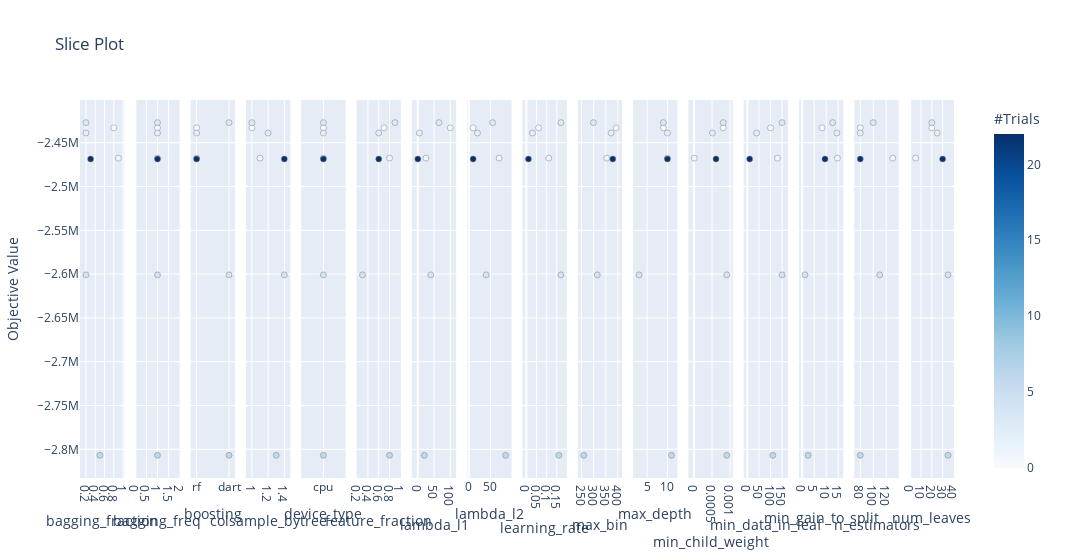

The cell this chart's notebook holds for it:
### Code cell
optuna.visualization.plot_slice(tuning.study)

### Figure 1 — Plotly figure (JSON) as saved in the notebook; plotly's stock layout.template omitted (floating-point values rounded to 4 significant figures)
{"data": [{"marker": {"color": [0, 1, 2, 3, 4, 6, 22], "colorbar": {"title": {"text": "#Trials"}, "x": 1, "xpad": 40}, "colorscale": [[0, "rgb(247,251,255)"], [0.125, "rgb(222,235,247)"], [0.25, "rgb(198,219,239)"], [0.375, "rgb(158,202,225)"], [0.5, "rgb(107,174,214)"], [0.625, "rgb(66,146,198)"], [0.75, "rgb(33,113,181)"], [0.875, "rgb(8,81,156)"], [1, "rgb(8,48,107)"]], "line": {"color": "Grey", "width": 0.5}, "showscale": true}, "mode": "markers", "showlegend": false, "type": "scatter", "x": [0.8, 0.9, 0.2, 0.2, 0.2, 0.5, 0.3], "xaxis": "x", "y": [-2433000.0, -2467607, -2439000.0, -2427000.0, -2601000.0, -2807000.0, -2469000.0], "yaxis": "y"}, {"marker": {"color": [0, 1, 2, 3, 4, 6, 22], "colorbar": {"title": {"text": "#Trials"}, "x": 1, "xpad": 40}, "colorscale": [[0, "rgb(247,251,255)"], [0.125, "rgb(222,235,247)"], [0.25, "rgb(198,219,239)"], [0.375, "rgb(158,202,225)"], [0.5, "rgb(107,174,214)"], [0.625, "rgb(66,146,198)"], [0.75, "rgb(33,113,181)"], [0.875, "rgb(8,81,156)"], [1, "rgb(8,48,107)"]], "line": {"color": "Grey", "width": 0.5}, "showscale": false}, "mode": "markers", "showlegend": false, "type": "scatter", "x": [1, 1, 1, 1, 1, 1, 1], "xaxis": "x2", "y": [-2433000.0, -2467607, -2439000.0, -2427000.0, -2601000.0, -2807000.0, -2469000.0], "yaxis": "y2"}, {"marker": {"color": [0, 1, 2, 3, 4, 6, 22], "colorbar": {"title": {"text": "#Trials"}, "x": 1, "xpad": 40}, "colorscale": [[0, "rgb(247,251,255)"], [0.125, "rgb(222,235,247)"], [0.25, "rgb(198,219,239)"], [0.375, "rgb(158,202,225)"], [0.5, "rgb(107,174,214)"], [0.625, "rgb(66,146,198)"], [0.75, "rgb(33,113,181)"], [0.875, "rgb(8,81,156)"], [1, "rgb(8,48,107)"]], "line": {"color": "Grey", "width": 0.5}, "showscale": false}, "mode": "markers", "showlegend": false, "type": "scatter", "x": ["rf", "rf", "rf", "dart", "dart", "dart", "rf"], "xaxis": "x3", "y": [-2433000.0, -2467607, -2439000.0, -2427000.0, -2601000.0, -2807000.0, -2469000.0], "yaxis": "y3"}, {"marker": {"color": [0, 1, 2, 3, 4, 6, 22], "colorbar": {"title": {"text": "#Trials"}, "x": 1, "xpad": 40}, "colorscale": [[0, "rgb(247,251,255)"], [0.125, "rgb(222,235,247)"], [0.25, "rgb(198,219,239)"], [0.375, "rgb(158,202,225)"], [0.5, "rgb(107,174,214)"], [0.625, "rgb(66,146,198)"], [0.75, "rgb(33,113,181)"], [0.875, "rgb(8,81,156)"], [1, "rgb(8,48,107)"]], "line": {"color": "Grey", "width": 0.5}, "showscale": false}, "mode": "markers", "showlegend": false, "type": "scatter", "x": [1, 1.1, 1.2, 1, 1.4, 1.3, 1.4], "xaxis": "x4", "y": [-2433000.0, -2467607, -2439000.0, -2427000.0, -2601000.0, -2807000.0, -2469000.0], "yaxis": "y4"}, {"marker": {"color": [0, 1, 2, 3, 4, 6, 22], "colorbar": {"title": {"text": "#Trials"}, "x": 1, "xpad": 40}, "colorscale": [[0, "rgb(247,251,255)"], [0.125, "rgb(222,235,247)"], [0.25, "rgb(198,219,239)"], [0.375, "rgb(158,202,225)"], [0.5, "rgb(107,174,214)"], [0.625, "rgb(66,146,198)"], [0.75, "rgb(33,113,181)"], [0.875, "rgb(8,81,156)"], [1, "rgb(8,48,107)"]], "line": {"color": "Grey", "width": 0.5}, "showscale": false}, "mode": "markers", "showlegend": false, "type": "scatter", "x": ["cpu", "cpu", "cpu", "cpu", "cpu", "cpu", "cpu"], "xaxis": "x5", "y": [-2433000.0, -2467607, -2439000.0, -2427000.0, -2601000.0, -2807000.0, -2469000.0], "yaxis": "y5"}, {"marker": {"color": [0, 1, 2, 3, 4, 6, 22], "colorbar": {"title": {"text": "#Trials"}, "x": 1, "xpad": 40}, "colorscale": [[0, "rgb(247,251,255)"], [0.125, "rgb(222,235,247)"], [0.25, "rgb(198,219,239)"], [0.375, "rgb(158,202,225)"], [0.5, "rgb(107,174,214)"], [0.625, "rgb(66,146,198)"], [0.75, "rgb(33,113,181)"], [0.875, "rgb(8,81,156)"], [1, "rgb(8,48,107)"]], "line": {"color": "Grey", "width": 0.5}, "showscale": false}, "mode": "markers", "showlegend": false, "type": "scatter", "x": [0.7, 0.8, 0.6, 0.9, 0.3, 0.8, 0.6], "xaxis": "x6", "y": [-2433000.0, -2467607, -2439000.0, -2427000.0, -2601000.0, -2807000.0, -2469000.0], "yaxis": "y6"}, {"marker": {"color": [0, 1, 2, 3, 4, 6, 22], "colorbar": {"title": {"text": "#Trials"}, "x": 1, "xpad": 40}, "colorscale": [[0, "rgb(247,251,255)"], [0.125, "rgb(222,235,247)"], [0.25, "rgb(198,219,239)"], [0.375, "rgb(158,202,225)"], [0.5, "rgb(107,174,214)"], [0.625, "rgb(66,146,198)"], [0.75, "rgb(33,113,181)"], [0.875, "rgb(8,81,156)"], [1, "rgb(8,48,107)"]], "line": {"color": "Grey", "width": 0.5}, "showscale": false}, "mode": "markers", "showlegend": false, "type": "scatter", "x": [100, 25, 5, 65, 40, 20, 0], "xaxis": "x7", "y": [-2433000.0, -2467607, -2439000.0, -2427000.0, -2601000.0, -2807000.0, -2469000.0], "yaxis": "y7"}, {"marker": {"color": [0, 1, 2, 3, 4, 6, 22], "colorbar": {"title": {"text": "#Trials"}, "x": 1, "xpad": 40}, "colorscale": [[0, "rgb(247,251,255)"], [0.125, "rgb(222,235,247)"], [0.25, "rgb(198,219,239)"], [0.375, "rgb(158,202,225)"], [0.5, "rgb(107,174,214)"], [0.625, "rgb(66,146,198)"], [0.75, "rgb(33,113,181)"], [0.875, "rgb(8,81,156)"], [1, "rgb(8,48,107)"]], "line": {"color": "Grey", "width": 0.5}, "showscale": false}, "mode": "markers", "showlegend": false, "type": "scatter", "x": [10, 70, 20, 55, 40, 85, 10], "xaxis": "x8", "y": [-2433000.0, -2467607, -2439000.0, -2427000.0, -2601000.0, -2807000.0, -2469000.0], "yaxis": "y8"}, {"marker": {"color": [0, 1, 2, 3, 4, 6, 22], "colorbar": {"title": {"text": "#Trials"}, "x": 1, "xpad": 40}, "colorscale": [[0, "rgb(247,251,255)"], [0.125, "rgb(222,235,247)"], [0.25, "rgb(198,219,239)"], [0.375, "rgb(158,202,225)"], [0.5, "rgb(107,174,214)"], [0.625, "rgb(66,146,198)"], [0.75, "rgb(33,113,181)"], [0.875, "rgb(8,81,156)"], [1, "rgb(8,48,107)"]], "line": {"color": "Grey", "width": 0.5}, "showscale": false}, "mode": "markers", "showlegend": false, "type": "scatter", "x": [0.06, 0.11, 0.03, 0.17, 0.17, 0.16, 0.01], "xaxis": "x9", "y": [-2433000.0, -2467607, -2439000.0, -2427000.0, -2601000.0, -2807000.0, -2469000.0], "yaxis": "y9"}, {"marker": {"color": [0, 1, 2, 3, 4, 6, 22], "colorbar": {"title": {"text": "#Trials"}, "x": 1, "xpad": 40}, "colorscale": [[0, "rgb(247,251,255)"], [0.125, "rgb(222,235,247)"], [0.25, "rgb(198,219,239)"], [0.375, "rgb(158,202,225)"], [0.5, "rgb(107,174,214)"], [0.625, "rgb(66,146,198)"], [0.75, "rgb(33,113,181)"], [0.875, "rgb(8,81,156)"], [1, "rgb(8,48,107)"]], "line": {"color": "Grey", "width": 0.5}, "showscale": false}, "mode": "markers", "showlegend": false, "type": "scatter", "x": [393, 354, 372, 299, 315, 259, 379], "xaxis": "x10", "y": [-2433000.0, -2467607, -2439000.0, -2427000.0, -2601000.0, -2807000.0, -2469000.0], "yaxis": "y10"}, {"marker": {"color": [0, 1, 2, 3, 4, 6, 22], "colorbar": {"title": {"text": "#Trials"}, "x": 1, "xpad": 40}, "colorscale": [[0, "rgb(247,251,255)"], [0.125, "rgb(222,235,247)"], [0.25, "rgb(198,219,239)"], [0.375, "rgb(158,202,225)"], [0.5, "rgb(107,174,214)"], [0.625, "rgb(66,146,198)"], [0.75, "rgb(33,113,181)"], [0.875, "rgb(8,81,156)"], [1, "rgb(8,48,107)"]], "line": {"color": "Grey", "width": 0.5}, "showscale": false}, "mode": "markers", "showlegend": false, "type": "scatter", "x": [9, 10, 10, 9, 3, 11, 10], "xaxis": "x11", "y": [-2433000.0, -2467607, -2439000.0, -2427000.0, -2601000.0, -2807000.0, -2469000.0], "yaxis": "y11"}, {"marker": {"color": [0, 1, 2, 3, 4, 6, 22], "colorbar": {"title": {"text": "#Trials"}, "x": 1, "xpad": 40}, "colorscale": [[0, "rgb(247,251,255)"], [0.125, "rgb(222,235,247)"], [0.25, "rgb(198,219,239)"], [0.375, "rgb(158,202,225)"], [0.5, "rgb(107,174,214)"], [0.625, "rgb(66,146,198)"], [0.75, "rgb(33,113,181)"], [0.875, "rgb(8,81,156)"], [1, "rgb(8,48,107)"]], "line": {"color": "Grey", "width": 0.5}, "showscale": false}, "mode": "markers", "showlegend": false, "type": "scatter", "x": [0.00081, 1e-05, 0.00051, 0.00081, 0.00091, 0.00091, 0.00061], "xaxis": "x12", "y": [-2433000.0, -2467607, -2439000.0, -2427000.0, -2601000.0, -2807000.0, -2469000.0], "yaxis": "y12"}, {"marker": {"color": [0, 1, 2, 3, 4, 6, 22], "colorbar": {"title": {"text": "#Trials"}, "x": 1, "xpad": 40}, "colorscale": [[0, "rgb(247,251,255)"], [0.125, "rgb(222,235,247)"], [0.25, "rgb(198,219,239)"], [0.375, "rgb(158,202,225)"], [0.5, "rgb(107,174,214)"], [0.625, "rgb(66,146,198)"], [0.75, "rgb(33,113,181)"], [0.875, "rgb(8,81,156)"], [1, "rgb(8,48,107)"]], "line": {"color": "Grey", "width": 0.5}, "showscale": false}, "mode": "markers", "showlegend": false, "type": "scatter", "x": [100, 130, 40, 150, 150, 110, 10], "xaxis": "x13", "y": [-2433000.0, -2467607, -2439000.0, -2427000.0, -2601000.0, -2807000.0, -2469000.0], "yaxis": "y13"}, {"marker": {"color": [0, 1, 2, 3, 4, 6, 22], "colorbar": {"title": {"text": "#Trials"}, "x": 1, "xpad": 40}, "colorscale": [[0, "rgb(247,251,255)"], [0.125, "rgb(222,235,247)"], [0.25, "rgb(198,219,239)"], [0.375, "rgb(158,202,225)"], [0.5, "rgb(107,174,214)"], [0.625, "rgb(66,146,198)"], [0.75, "rgb(33,113,181)"], [0.875, "rgb(8,81,156)"], [1, "rgb(8,48,107)"]], "line": {"color": "Grey", "width": 0.5}, "showscale": false}, "mode": "markers", "showlegend": false, "type": "scatter", "x": [8.315, 14.67, 14.46, 12.68, 1.17, 2.506, 9.506], "xaxis": "x14", "y": [-2433000.0, -2467607, -2439000.0, -2427000.0, -2601000.0, -2807000.0, -2469000.0], "yaxis": "y14"}, {"marker": {"color": [0, 1, 2, 3, 4, 6, 22], "colorbar": {"title": {"text": "#Trials"}, "x": 1, "xpad": 40}, "colorscale": [[0, "rgb(247,251,255)"], [0.125, "rgb(222,235,247)"], [0.25, "rgb(198,219,239)"], [0.375, "rgb(158,202,225)"], [0.5, "rgb(107,174,214)"], [0.625, "rgb(66,146,198)"], [0.75, "rgb(33,113,181)"], [0.875, "rgb(8,81,156)"], [1, "rgb(8,48,107)"]], "line": {"color": "Grey", "width": 0.5}, "showscale": false}, "mode": "markers", "showlegend": false, "type": "scatter", "x": [80, 130, 80, 100, 110, 80, 80], "xaxis": "x15", "y": [-2433000.0, -2467607, -2439000.0, -2427000.0, -2601000.0, -2807000.0, -2469000.0], "yaxis": "y15"}, {"marker": {"color": [0, 1, 2, 3, 4, 6, 22], "colorbar": {"title": {"text": "#Trials"}, "x": 1, "xpad": 40}, "colorscale": [[0, "rgb(247,251,255)"], [0.125, "rgb(222,235,247)"], [0.25, "rgb(198,219,239)"], [0.375, "rgb(158,202,225)"], [0.5, "rgb(107,174,214)"], [0.625, "rgb(66,146,198)"], [0.75, "rgb(33,113,181)"], [0.875, "rgb(8,81,156)"], [1, "rgb(8,48,107)"]], "line": {"color": "Grey", "width": 0.5}, "showscale": false}, "mode": "markers", "showlegend": false, "type": "scatter", "x": [20, 5, 25, 20, 35, 35, 30], "xaxis": "x16", "y": [-2433000.0, -2467607, -2439000.0, -2427000.0, -2601000.0, -2807000.0, -2469000.0], "yaxis": "y16"}], "layout": {"title": {"text": "Slice Plot"}, "width": 4800, "xaxis": {"anchor": "y", "domain": [0, 0.05078], "title": {"text": "bagging_fraction"}}, "xaxis10": {"anchor": "y10", "domain": [0.5695, 0.6203], "title": {"text": "max_bin"}}, "xaxis11": {"anchor": "y11", "domain": [0.6328, 0.6836], "title": {"text": "max_depth"}}, "xaxis12": {"anchor": "y12", "domain": [0.6961, 0.7469], "title": {"text": "min_child_weight"}}, "xaxis13": {"anchor": "y13", "domain": [0.7594, 0.8102], "title": {"text": "min_data_in_leaf"}}, "xaxis14": {"anchor": "y14", "domain": [0.8227, 0.8734], "title": {"text": "min_gain_to_split"}}, "xaxis15": {"anchor": "y15", "domain": [0.8859, 0.9367], "title": {"text": "n_estimators"}}, "xaxis16": {"anchor": "y16", "domain": [0.9492, 1], "title": {"text": "num_leaves"}}, "xaxis2": {"anchor": "y2", "domain": [0.06328, 0.1141], "title": {"text": "bagging_freq"}}, "xaxis3": {"anchor": "y3", "domain": [0.1266, 0.1773], "title": {"text": "boosting"}}, "xaxis4": {"anchor": "y4", "domain": [0.1898, 0.2406], "title": {"text": "colsample_bytree"}}, "xaxis5": {"anchor": "y5", "domain": [0.2531, 0.3039], "title": {"text": "device_type"}}, "xaxis6": {"anchor": "y6", "domain": [0.3164, 0.3672], "title": {"text": "feature_fraction"}}, "xaxis7": {"anchor": "y7", "domain": [0.3797, 0.4305], "title": {"text": "lambda_l1"}}, "xaxis8": {"anchor": "y8", "domain": [0.443, 0.4938], "title": {"text": "lambda_l2"}}, "xaxis9": {"anchor": "y9", "domain": [0.5062, 0.557], "title": {"text": "learning_rate"}}, "yaxis": {"anchor": "x", "domain": [0, 1], "title": {"text": "Objective Value"}}, "yaxis10": {"anchor": "x10", "domain": [0, 1], "matches": "y", "showticklabels": false}, "yaxis11": {"anchor": "x11", "domain": [0, 1], "matches": "y", "showticklabels": false}, "yaxis12": {"anchor": "x12", "domain": [0, 1], "matches": "y", "showticklabels": false}, "yaxis13": {"anchor": "x13", "domain": [0, 1], "matches": "y", "showticklabels": false}, "yaxis14": {"anchor": "x14", "domain": [0, 1], "matches": "y", "showticklabels": false}, "yaxis15": {"anchor": "x15", "domain": [0, 1], "matches": "y", "showticklabels": false}, "yaxis16": {"anchor": "x16", "domain": [0, 1], "matches": "y", "showticklabels": false}, "yaxis2": {"anchor": "x2", "domain": [0, 1], "matches": "y", "showticklabels": false}, "yaxis3": {"anchor": "x3", "domain": [0, 1], "matches": "y", "showticklabels": false}, "yaxis4": {"anchor": "x4", "domain": [0, 1], "matches": "y", "showticklabels": false}, "yaxis5": {"anchor": "x5", "domain": [0, 1], "matches": "y", "showticklabels": false}, "yaxis6": {"anchor": "x6", "domain": [0, 1], "matches": "y", "showticklabels": false}, "yaxis7": {"anchor": "x7", "domain": [0, 1], "matches": "y", "showticklabels": false}, "yaxis8": {"anchor": "x8", "domain": [0, 1], "matches": "y", "showticklabels": false}, "yaxis9": {"anchor": "x9", "domain": [0, 1], "matches": "y", "showticklabels": false}}}
